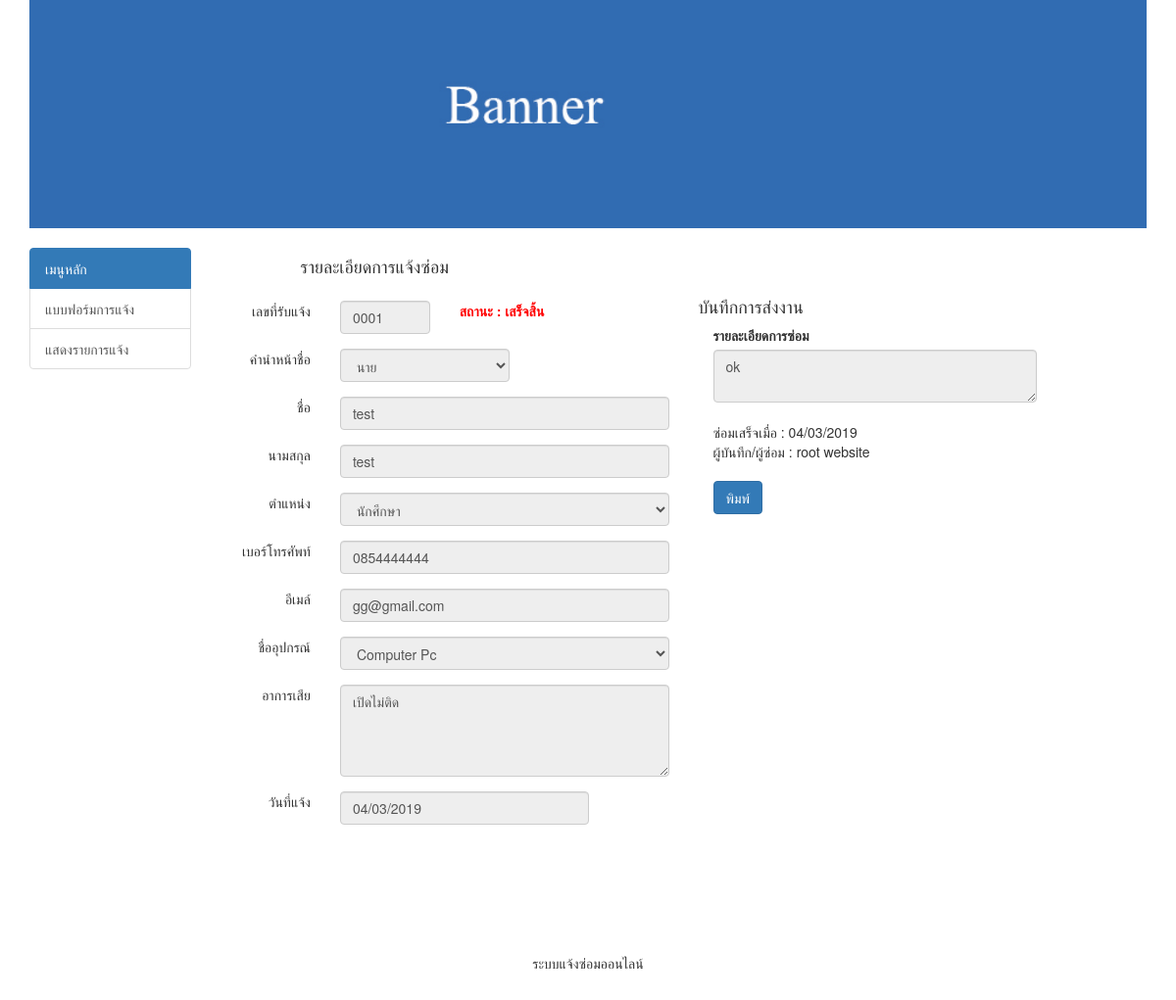
Screenshot of /complete_detail.php?pd_number=0001 with the database file from the repository.
### tables this page shows
CREATE TABLE `tbl_device_case` (
  `pd_number` int(4) UNSIGNED ZEROFILL NOT NULL COMMENT 'เลขที่แจ้งปัญหา',
  `der_id` int(11) NOT NULL COMMENT 'รหัสเครื่อง',
  `der_name` varchar(50) NOT NULL COMMENT 'ชื่ออุปกรณ์',
  `pd_detail` varchar(50) NOT NULL COMMENT 'รายละเอียดการแจ้ง',
  `pd_date` date NOT NULL COMMENT 'วันที่',
  `pd_intail` varchar(10) NOT NULL COMMENT 'คำนำหน้า',
  `pd_name` varchar(50) NOT NULL COMMENT 'ชื่อ',
  `pd_lname` varchar(50) NOT NULL COMMENT 'นามสกุล',
  `pd_position` varchar(50) NOT NULL COMMENT 'ตำแหน่ง',
  `pd_tell` varchar(10) NOT NULL COMMENT 'เบอร์โทร',
  `pd_email` varchar(100) NOT NULL COMMENT 'อีเมลล์',
  `st_id` int(11) NOT NULL,
  `datesave` timestamp NOT NULL DEFAULT CURRENT_TIMESTAMP COMMENT 'วันเวลาที่เพิ่มข้อมูล'
);

CREATE TABLE `tbl_report` (
  `rr_id` int(11) NOT NULL COMMENT 'เลขที่รายละเอียดการซ่อม',
  `der_id` int(11) NOT NULL COMMENT 'รหัสครุภัณฑ์',
  `der_name` varchar(50) NOT NULL COMMENT 'ชื่อ',
  `pd_number` int(4) UNSIGNED ZEROFILL NOT NULL COMMENT 'เลขที่การแจ้งปัญหา',
  `pd_detail` varchar(50) NOT NULL COMMENT 'รายละเอียดการแจ้ง',
  `rr_date` date NOT NULL COMMENT 'วันที่',
  `rr_datel` date DEFAULT NULL COMMENT 'วันที่ซ่อม',
  `admin_id` int(11) DEFAULT NULL COMMENT 'รหัสเจ้าหน้าที่',
  `rr_repain_detial` text,
  `datesave` timestamp NOT NULL DEFAULT CURRENT_TIMESTAMP COMMENT 'วันเวลาที่เพิ่มข้อมูล'
);

CREATE TABLE `tbl_status` (
  `st_id` int(11) NOT NULL,
  `st_name` varchar(50) NOT NULL
);

### complete_detail.php (the view, shortened to what this page needs)
<?php require_once('Connections/Repair.php'); ?>
<?php
$pd_number = $_GET['pd_number'];
$query_formdetail = "
SELECT * FROM
tbl_device_case as p ,
tbl_status as t,
tbl_report as r,
tbl_admin as a
WHERE p.pd_number=$pd_number
AND p.st_id=t.st_id
AND p.pd_number=r.pd_number
AND r.admin_id=a.admin_id
";
$formdetail = mysql_query($query_formdetail, $Repair) or die(mysql_error());
$row_formdetail = mysql_fetch_assoc($formdetail);
?>
<?php
include('Bootstrap_sc.php');
?>
<body>
<div class="container">
  <div class="row">
  	<div class="col-md-12 hidden-print">
    	<?php include('banner.php');?>
    </div>
    <div class="col-md-2 hidden-print">
    <br>
      <?php include('menu_left.php');?>
  </div>
    <div class="col-md-5 col-xs-12 col-sm-12">
    	 <form action="complete_db.php" method="POST"  name="add" class="form-horizontal" id="add">
       <div class="form-group">
       <div class="col-sm-2" align="right"></div>
        <div class="col-sm-10" align="left"><h4> <br>
         รายละเอียดการแจ้งซ่อม </h4>
        </div>
      </div>
       <div class="form-group">
        <div class="col-sm-3 col-xs-2" align="right">เลขที่รับแจ้ง</div>
          <div class="col-sm-3 col-xs-1" align="left">
             <input name="pd_number" type="text" class="form-control" value="<?php echo $row_formdetail['pd_number']; ?>" readonly>
          </div>
           <div class="col-sm-5 col-xs-2" align="left">
           <b> <font color="red"> สถานะ : <?php echo $row_formdetail['st_name']; ?> </font></b>
           </div>
      </div>
        <div class="form-group">
        <div class="col-sm-3  col-xs-2" align="right">คำนำหน้าชื่อ</div>
          <div class="col-sm-5  col-xs-2" align="left">
            <select name="pd_intail" id="pd_intail" class="form-control" disabled>
              <?php
do {
?>
              <option value="<?php echo $row_formdetail['pd_intail']?>"><?php echo $row_formdetail['pd_intail']?></option>
              <?php
} while ($row_formdetail = mysql_fetch_assoc($formdetail));
  $rows = mysql_num_rows($formdetail);
  if($rows > 0) {
	  $row_formdetail = mysql_fetch_assoc($formdetail);
  }
?>
            </select>
          </div>
                  </div>
      <div class="form-group">
        <div class="col-sm-3  col-xs-2" align="right">ชื่อ</div>
          <div class="col-sm-9  col-xs-4" align="left">
            <input  name="pd_name" type="text" disabled required class="form-control" id="pd_name"  placeholder="ชื่อ" value="<?php echo $row_formdetail['pd_name']; ?>"
            minlength="2" />
          </div>
      </div>
      <div class="form-group">
        <div class="col-sm-3  col-xs-2" align="right">นามสกุล</div>
          <div class="col-sm-9  col-xs-4" align="left">
            <input  name="pd_lname" type="text" disabled required class="form-control" id="pd_lname"  placeholder="นามสกุล" value="<?php echo $row_formdetail['pd_lname']; ?>"
            minlength="2" />
          </div>
      </div>
       <div class="form-group">
        <div class="col-sm-3  col-xs-2" align="right">ตำแหน่ง</div>
          <div class="col-sm-9 col-xs-5" align="left">
            <select name="pd_position" id="pd_position" class="form-control" disabled>
              <?php
do {
?>
              <option value="<?php echo $row_formdetail['pd_position']?>"><?php echo $row_formdetail['pd_position']?></option>
              <?php
} while ($row_formdetail = mysql_fetch_assoc($formdetail));
  $rows = mysql_num_rows($formdetail);
  if($rows > 0) {
	  $row_formdetail = mysql_fetch_assoc($formdetail);
  }
?>
            </select>
          </div>
       </div>
       <div class="form-group">
        <div class="col-sm-3  col-xs-2" align="right">เบอร์โทรศัพท์</div>
          <div class="col-sm-9 col-xs-5" align="left">
            <input  name="pd_tell" type="text" disabled  class="form-control" value="<?php echo $row_formdetail['pd_tell']; ?>" />
          </div>
      </div>
      <div class="form-group">
        <div class="col-sm-3  col-xs-2" align="right">อีเมล์</div>
          <div class="col-sm-9  col-xs-5" align="left">
            <input  name="pd_email" disabled required class="form-control" id="pd_tell"
            placeholder="email" value="<?php echo $row_formdetail['pd_email']; ?>"/>
          </div>
      </div>
             <div class="form-group">
        <div class="col-sm-3  col-xs-2" align="right">ชื่ออุปกรณ์</div>
          <div class="col-sm-9  col-xs-7" align="left">
            <select name="device"  class="form-control" disabled>
              <?php
do {
?>
              <option value="<?php echo $row_formdetail['der_id']?>"><?php echo $row_formdetail['der_name']?></option>
              <?php
} while ($row_formdetail = mysql_fetch_assoc($formdetail));
  $rows = mysql_num_rows($formdetail);
  if($rows > 0) {
	  $row_formdetail = mysql_fetch_assoc($formdetail);
  }
?>
            </select>
          </div>
      </div>
       <div class="form-group">
        <div class="col-sm-3  col-xs-2" align="right">อาการเสีย</div>
          <div class="col-sm-9  col-xs-7" align="left">
            <textarea name="pd_detail" rows="4" readonly required class="form-control" id="pd_detail"><?php echo $row_formdetail['pd_detail']; ?></textarea>
         </div>
      </div>
             <div class="form-group">
        <div class="col-sm-3  col-xs-2" align="right">วันที่แจ้ง</div>
          <div class="col-sm-7  col-xs-3" align="left">
             <input type="text" class="form-control" disabled value="<?php echo date('d/m/Y',strtotime($row_formdetail['pd_date'])); ?>">
          </div>
      </div>
       <div class="form-group hidden-print">
      <div class="col-sm-3"> </div>
          <div class="col-sm-6">
          </div>
          </div>
    </div>
      <div class="col-md-4">
      <br><br><br>
      <h4> บันทึกการส่งงาน </h4>
      <div class="form-group">
      <div class="col-sm-12">
        <label for="rr_repain_detial">รายละเอียดการซ่อม</label>
        <textarea name="rr_repain_detial" rows="2" disabled="disabled"  required class="form-control" id="rr_repain_detial"><?php echo $row_formdetail['rr_repain_detial'];?></textarea>
       <br>
       ซ่อมเสร็จเมื่อ : <?php echo date('d/m/Y',strtotime($row_formdetail['rr_datel']));?>
       <br>
       ผู้บันทึก/ผู้ซ่อม : <?php echo $row_formdetail['admin_name'].' '.$row_formdetail['admin_lname'];?>
       <br>
       <br>
       <a class="btn btn-primary" onClick="window.print()">พิมพ์</a>
      </div>
      </div>
      <div class="form-group">
      <div class="col-sm-12">
      <br>
      </div>
      </div>
      </div>
  </div>
</div>
</body>
</html>
<?php include('footer.php');?>

### rows the page displays
tbl_device_case: pd_number "0001", st.st_name "เสร็จสิ้น", pd_name "test", pd_lname "test", pd_tell "0854444444", pd_email "gg@gmail.com", pd_detail "เปิดไม่ติด", pd_date "04/03/2019", rr_repain_detial "ok", tbl_report.rr_datel "04/03/2019", tbl_admin.admin_name "root", tbl_admin.admin_lname "website"

### other values shown
form field pd_intail "นาย"
form field pd_position "นักศึกษา"
form field device "Computer Pc"
